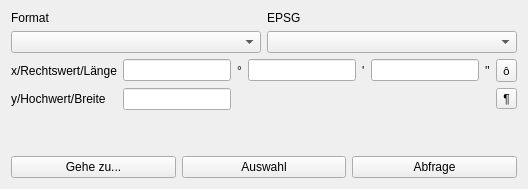
          <widget class="QWidget" name="tab">
           <attribute name="title">
            <string>Koord.</string>
           </attribute>
           <layout class="QVBoxLayout" name="verticalLayout_14">
            <item>
             <layout class="QGridLayout" name="gridLayout_8" columnstretch="0,0">
              <item row="0" column="0">
               <widget class="QLabel" name="label_17">
                <property name="text">
                 <string>Format</string>
                </property>
               </widget>
              </item>
              <item row="1" column="0">
               <widget class="QComboBox" name="cb_crd_fmt"/>
              </item>
              <item row="1" column="1">
               <widget class="QComboBox" name="cb_epsg"/>
              </item>
              <item row="0" column="1">
               <widget class="QLabel" name="label_18">
                <property name="text">
                 <string>EPSG</string>
                </property>
               </widget>
              </item>
             </layout>
            </item>
            <item>
             <layout class="QGridLayout" name="gl_coords" columnstretch="1,0,0,0,0,0,0,0">
              <item row="0" column="2">
               <widget class="QLabel" name="label_23">
                <property name="text">
                 <string>°</string>
                </property>
               </widget>
              </item>
              <item row="1" column="1">
               <widget class="QLineEdit" name="le_lat">
                <property name="text">
                 <string/>
                </property>
                <property name="maxLength">
                 <number>3</number>
                </property>
               </widget>
              </item>
              <item row="0" column="7">
               <widget class="QToolButton" name="tb_switch_coord">
                <property name="font">
                 <font>
                  <family>Wingdings</family>
                  <pointsize>8</pointsize>
                  <weight>50</weight>
                  <italic>false</italic>
                  <bold>false</bold>
                 </font>
                </property>
                <property name="styleSheet">
                 <string notr="true">font: 8pt &quot;Wingdings&quot;;</string>
                </property>
                <property name="text">
                 <string>ô</string>
                </property>
               </widget>
              </item>
              <item row="0" column="0">
               <widget class="QLabel" name="label_5">
                <property name="text">
                 <string>x/Rechtswert/Länge</string>
                </property>
               </widget>
              </item>
              <item row="1" column="0">
               <widget class="QLabel" name="label_20">
                <property name="text">
                 <string>y/Hochwert/Breite</string>
                </property>
               </widget>
              </item>
              <item row="0" column="1">
               <widget class="QLineEdit" name="le_lon">
                <property name="text">
                 <string/>
                </property>
                <property name="maxLength">
                 <number>3</number>
                </property>
               </widget>
              </item>
              <item row="0" column="4">
               <widget class="QLabel" name="label_24">
                <property name="text">
                 <string>'</string>
                </property>
               </widget>
              </item>
              <item row="0" column="5">
               <widget class="QLineEdit" name="lineEdit_6"/>
              </item>
              <item row="0" column="3">
               <widget class="QLineEdit" name="lineEdit_5"/>
              </item>
              <item row="0" column="6">
               <widget class="QLabel" name="label_25">
                <property name="text">
                 <string>''</string>
                </property>
               </widget>
              </item>
              <item row="1" column="7">
               <widget class="QToolButton" name="tb_blink_coord">
                <property name="styleSheet">
                 <string notr="true">font: 8pt &quot;Wingdings&quot;;</string>
                </property>
                <property name="text">
                 <string>¶</string>
                </property>
               </widget>
              </item>
             </layout>
            </item>
            <item>
             <spacer name="verticalSpacer_10">
              <property name="orientation">
               <enum>Qt::Vertical</enum>
              </property>
              <property name="sizeHint" stdset="0">
               <size>
                <width>20</width>
                <height>40</height>
               </size>
              </property>
             </spacer>
            </item>
            <item>
             <layout class="QHBoxLayout" name="horizontalLayout_16">
              <item>
               <widget class="QPushButton" name="pb_goto_coord">
                <property name="text">
                 <string>Gehe zu...</string>
                </property>
               </widget>
              </item>
              <item>
               <widget class="QPushButton" name="pb_sel_flst_coords">
                <property name="text">
                 <string>Auswahl</string>
                </property>
               </widget>
              </item>
              <item>
               <widget class="QPushButton" name="pb_query_flst_coords">
                <property name="text">
                 <string>Abfrage</string>
                </property>
               </widget>
              </item>
             </layout>
            </item>
           </layout>
          </widget>
